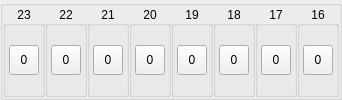
        <widget class="QGroupBox" name="groupBox16_23">
         <layout class="QHBoxLayout" name="horizontalLayout_8">
          <property name="spacing">
           <number>0</number>
          </property>
          <property name="leftMargin">
           <number>0</number>
          </property>
          <property name="topMargin">
           <number>0</number>
          </property>
          <property name="rightMargin">
           <number>0</number>
          </property>
          <property name="bottomMargin">
           <number>0</number>
          </property>
          <item>
           <widget class="QGroupBox" name="groupBox23">
            <property name="title">
             <string notr="true">23</string>
            </property>
            <property name="alignment">
             <set>Qt::AlignCenter</set>
            </property>
            <layout class="QHBoxLayout" name="horizontalLayout_53">
             <property name="leftMargin">
              <number>0</number>
             </property>
             <property name="topMargin">
              <number>0</number>
             </property>
             <property name="rightMargin">
              <number>0</number>
             </property>
             <property name="bottomMargin">
              <number>0</number>
             </property>
             <item>
              <widget class="QToolButton" name="toolButton23">
               <property name="minimumSize">
                <size>
                 <width>30</width>
                 <height>30</height>
                </size>
               </property>
               <property name="maximumSize">
                <size>
                 <width>30</width>
                 <height>30</height>
                </size>
               </property>
               <property name="text">
                <string notr="true">0</string>
               </property>
               <property name="checkable">
                <bool>true</bool>
               </property>
              </widget>
             </item>
            </layout>
           </widget>
          </item>
          <item>
           <widget class="QGroupBox" name="groupBox22">
            <property name="title">
             <string notr="true">22</string>
            </property>
            <property name="alignment">
             <set>Qt::AlignCenter</set>
            </property>
            <layout class="QHBoxLayout" name="horizontalLayout_54">
             <property name="leftMargin">
              <number>0</number>
             </property>
             <property name="topMargin">
              <number>0</number>
             </property>
             <property name="rightMargin">
              <number>0</number>
             </property>
             <property name="bottomMargin">
              <number>0</number>
             </property>
             <item>
              <widget class="QToolButton" name="toolButton22">
               <property name="minimumSize">
                <size>
                 <width>30</width>
                 <height>30</height>
                </size>
               </property>
               <property name="maximumSize">
                <size>
                 <width>30</width>
                 <height>30</height>
                </size>
               </property>
               <property name="text">
                <string notr="true">0</string>
               </property>
               <property name="checkable">
                <bool>true</bool>
               </property>
              </widget>
             </item>
            </layout>
           </widget>
          </item>
          <item>
           <widget class="QGroupBox" name="groupBox21">
            <property name="title">
             <string notr="true">21</string>
            </property>
            <property name="alignment">
             <set>Qt::AlignCenter</set>
            </property>
            <layout class="QHBoxLayout" name="horizontalLayout_55">
             <property name="leftMargin">
              <number>0</number>
             </property>
             <property name="topMargin">
              <number>0</number>
             </property>
             <property name="rightMargin">
              <number>0</number>
             </property>
             <property name="bottomMargin">
              <number>0</number>
             </property>
             <item>
              <widget class="QToolButton" name="toolButton21">
               <property name="minimumSize">
                <size>
                 <width>30</width>
                 <height>30</height>
                </size>
               </property>
               <property name="maximumSize">
                <size>
                 <width>30</width>
                 <height>30</height>
                </size>
               </property>
               <property name="text">
                <string notr="true">0</string>
               </property>
               <property name="checkable">
                <bool>true</bool>
               </property>
              </widget>
             </item>
            </layout>
           </widget>
          </item>
          <item>
           <widget class="QGroupBox" name="groupBox20">
            <property name="title">
             <string notr="true">20</string>
            </property>
            <property name="alignment">
             <set>Qt::AlignCenter</set>
            </property>
            <layout class="QHBoxLayout" name="horizontalLayout_56">
             <property name="leftMargin">
              <number>0</number>
             </property>
             <property name="topMargin">
              <number>0</number>
             </property>
             <property name="rightMargin">
              <number>0</number>
             </property>
             <property name="bottomMargin">
              <number>0</number>
             </property>
             <item>
              <widget class="QToolButton" name="toolButton20">
               <property name="minimumSize">
                <size>
                 <width>30</width>
                 <height>30</height>
                </size>
               </property>
               <property name="maximumSize">
                <size>
                 <width>30</width>
                 <height>30</height>
                </size>
               </property>
               <property name="text">
                <string notr="true">0</string>
               </property>
               <property name="checkable">
                <bool>true</bool>
               </property>
              </widget>
             </item>
            </layout>
           </widget>
          </item>
          <item>
           <widget class="QGroupBox" name="groupBox19">
            <property name="title">
             <string notr="true">19</string>
            </property>
            <property name="alignment">
             <set>Qt::AlignCenter</set>
            </property>
            <layout class="QHBoxLayout" name="horizontalLayout_57">
             <property name="leftMargin">
              <number>0</number>
             </property>
             <property name="topMargin">
              <number>0</number>
             </property>
             <property name="rightMargin">
              <number>0</number>
             </property>
             <property name="bottomMargin">
              <number>0</number>
             </property>
             <item>
              <widget class="QToolButton" name="toolButton19">
               <property name="minimumSize">
                <size>
                 <width>30</width>
                 <height>30</height>
                </size>
               </property>
               <property name="maximumSize">
                <size>
                 <width>30</width>
                 <height>30</height>
                </size>
               </property>
               <property name="text">
                <string notr="true">0</string>
               </property>
               <property name="checkable">
                <bool>true</bool>
               </property>
              </widget>
             </item>
            </layout>
           </widget>
          </item>
          <item>
           <widget class="QGroupBox" name="groupBox18">
            <property name="title">
             <string notr="true">18</string>
            </property>
            <property name="alignment">
             <set>Qt::AlignCenter</set>
            </property>
            <layout class="QHBoxLayout" name="horizontalLayout_58">
             <property name="leftMargin">
              <number>0</number>
             </property>
             <property name="topMargin">
              <number>0</number>
             </property>
             <property name="rightMargin">
              <number>0</number>
             </property>
             <property name="bottomMargin">
              <number>0</number>
             </property>
             <item>
              <widget class="QToolButton" name="toolButton18">
               <property name="minimumSize">
                <size>
                 <width>30</width>
                 <height>30</height>
                </size>
               </property>
               <property name="maximumSize">
                <size>
                 <width>30</width>
                 <height>30</height>
                </size>
               </property>
               <property name="text">
                <string notr="true">0</string>
               </property>
               <property name="checkable">
                <bool>true</bool>
               </property>
              </widget>
             </item>
            </layout>
           </widget>
          </item>
          <item>
           <widget class="QGroupBox" name="groupBox17">
            <property name="title">
             <string notr="true">17</string>
            </property>
            <property name="alignment">
             <set>Qt::AlignCenter</set>
            </property>
            <layout class="QHBoxLayout" name="horizontalLayout_59">
             <property name="leftMargin">
              <number>0</number>
             </property>
             <property name="topMargin">
              <number>0</number>
             </property>
             <property name="rightMargin">
              <number>0</number>
             </property>
             <property name="bottomMargin">
              <number>0</number>
             </property>
             <item>
              <widget class="QToolButton" name="toolButton17">
               <property name="minimumSize">
                <size>
                 <width>30</width>
                 <height>30</height>
                </size>
               </property>
               <property name="maximumSize">
                <size>
                 <width>30</width>
                 <height>30</height>
                </size>
               </property>
               <property name="text">
                <string notr="true">0</string>
               </property>
               <property name="checkable">
                <bool>true</bool>
               </property>
              </widget>
             </item>
            </layout>
           </widget>
          </item>
          <item>
           <widget class="QGroupBox" name="groupBox16">
            <property name="title">
             <string notr="true">16</string>
            </property>
            <property name="alignment">
             <set>Qt::AlignCenter</set>
            </property>
            <layout class="QHBoxLayout" name="horizontalLayout_60">
             <property name="leftMargin">
              <number>0</number>
             </property>
             <property name="topMargin">
              <number>0</number>
             </property>
             <property name="rightMargin">
              <number>0</number>
             </property>
             <property name="bottomMargin">
              <number>0</number>
             </property>
             <item>
              <widget class="QToolButton" name="toolButton16">
               <property name="minimumSize">
                <size>
                 <width>30</width>
                 <height>30</height>
                </size>
               </property>
               <property name="maximumSize">
                <size>
                 <width>30</width>
                 <height>30</height>
                </size>
               </property>
               <property name="text">
                <string notr="true">0</string>
               </property>
               <property name="checkable">
                <bool>true</bool>
               </property>
              </widget>
             </item>
            </layout>
           </widget>
          </item>
         </layout>
        </widget>
